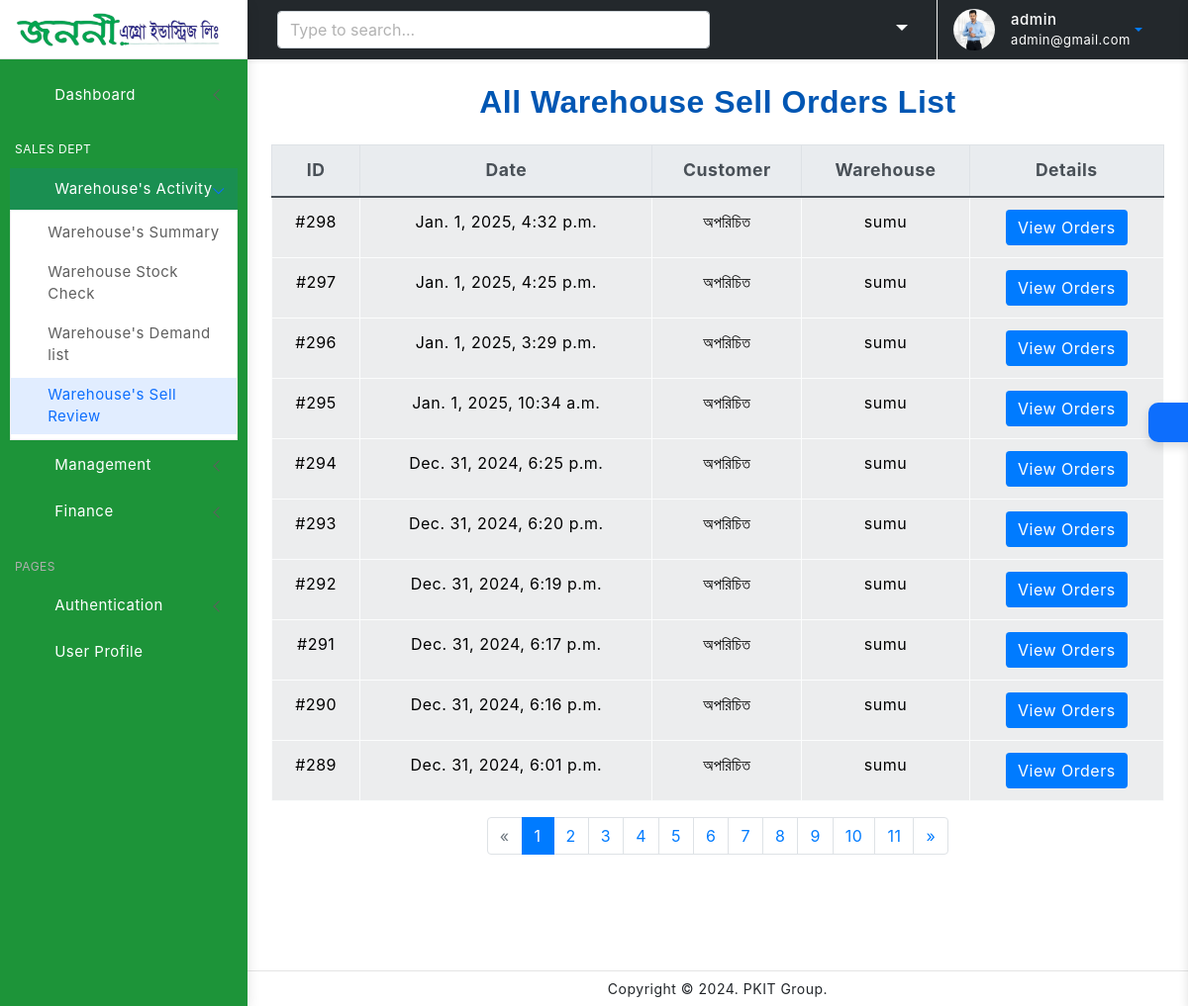
/order/ (signed in), run on the app's committed database.
### user/models.py (models this page shows, shortened)
class Profile(models.Model):
    customer = models.OneToOneField(User, on_delete=models.CASCADE)
    address = models.CharField(max_length=200)
    phone = models.CharField(max_length=50)
    image = models.ImageField(default='default.png', upload_to='profile_images')
    nid = models.CharField(max_length=20, unique=True, blank=True, null= True)
    title= models.CharField(max_length=40, blank=True, null= True)
    salary = models.DecimalField(max_digits=10, decimal_places=2, blank=True, null= True)
    joining_date = models.DateField(blank=True, null= True)
    HEAD_OFFICE = 'HEAD_OFFICE'
    FACTORY = 'FACTORY'
    OTHERS='OTHERS'
    JOB_LOCATION_CHOICES = [
        (HEAD_OFFICE, 'Head Office'),
        (FACTORY, 'Factory'),
        (OTHERS, 'others'),
    ]
    job_location = models.CharField(max_length=20, choices=JOB_LOCATION_CHOICES, blank=True, null= True)
    zones = models.ManyToManyField(Zone, blank=True, verbose_name="Dealer Zones")
    products = models.ManyToManyField(Product, blank=True, verbose_name="Dealer Products")

### dashboard/models.py (models this page shows, shortened)
class FinalOrder(models.Model):
    customer = models.ForeignKey(User, on_delete=models.CASCADE, verbose_name="Customer", blank= True, null= True)
    shop = models.ForeignKey(Shop, on_delete=models.CASCADE, verbose_name="Shop", blank= True, null= True)
    orders = models.ManyToManyField(Order, verbose_name="Select Orders")
    created_at = models.DateTimeField(auto_now_add=True, verbose_name="Date Created")
    net_amount = models.PositiveIntegerField(null=True, verbose_name="Auto")
    note_amount = models.DecimalField(max_digits=10, decimal_places=2, null= True, verbose_name="Received Amount")
    note_write = models.CharField(max_length=200, blank= True, null= True ,verbose_name="Take Note")
    expense_Amount = models.PositiveIntegerField(null=True, blank=False, verbose_name="Expense Amount")
    expense_type = models.CharField(max_length=20, choices= EXPENSE_TYPE_CHOICES, default='Transport', verbose_name="EXPENSE TYPE CHOICES", null=True, blank=True)
    def net_amount(self):
        total_net = 0
        for order in self.orders.all():
            if order.name:
                total_net += order.order_quantity * (order.product_tp or 0)
        return total_net

class Shop(models.Model):
    shop_name = models.CharField(max_length=200, verbose_name="Customer Name")
    shop_owner = models.CharField(max_length=200, verbose_name="Customer Shop Owner", blank=True, null=True)
    shop_phone = models.CharField(max_length=15, verbose_name="Customer Phone",blank=True, null=True)
    shop_nid = models.CharField(max_length=20, verbose_name="Customer NID",blank=True, null=True)
    shop_email = models.EmailField(max_length=254, verbose_name="Customer Email",blank=True, null=True)
    shop_address = models.TextField(verbose_name="Customer Address",blank=True, null=True)
    zone = models.ForeignKey(Zone, on_delete=models.CASCADE, verbose_name="Customer Zone")

### dashboard/decorators.py (the view)
        def wrapper(request, *args, **kwargs):
            group = None
            if request.user.groups.exists():
                group = request.user.groups.all()[0].name
            if group in allowed_roles:
                return view_func(request, *args, **kwargs)
            else:
                return HttpResponse('You are not authorized to view this page')

### dashboard/models.py (called while the page is built)
    def discounted_price(self, timestamp):
        active_offer = self.get_active_offer_at(timestamp)  # Get the active offer at the order's creation time
        if active_offer:
            discount = (self.product_tp * active_offer.discount_percentage) / 100
            return self.product_tp - discount
        return self.product_tp

    def discount(self, timestamp):
        active_offer = self.get_active_offer_at(timestamp)  # Get the active offer at the order's creation time
        if active_offer:
            discount = (self.product_tp * active_offer.discount_percentage) / 100
            return discount
        return 0

    def get_active_offer_at(self, timestamp):
        return self.offers.filter(start_date__lte=timestamp, end_date__gte=timestamp).first()

    def net_amount(self):
        if self.name is None:
            return 0
        return (self.order_quantity or 0) * (self.product_tp or 0)

    def gross_amount(self):
        if self.name is None:
            return 0
        return self.order_quantity * self.name.discounted_price(self.created_at)

    def discount_amount(self):
        if self.name is None:
            return 0
        return self.order_quantity * self.name.discount(self.created_at)

### templates/dashboard/admin_all_orders.html (shortened to what this page needs)
{% extends 'partials/base0.html' %}
{% load static %}
{% block content %}
<div class="page-wrapper">
    <div class="page-content">
        <h2 class="text-center mb-4">All Warehouse Sell Orders List</h2>
        <table class="table table-hover table-striped table-bordered">
            <thead class="thead-light">
                <tr>
                    <th scope="col">ID</th>
                    <th scope="col">Date</th>
                    <th scope="col">Customer</th>
                    <th scope="col">Warehouse</th>
                    <th scope="col">Details</th>
                </tr>
            </thead>
            <tbody>
                {% for final_order in final_orders %}
                <tr class="table-light">
                    <td>#{{ final_order.id }}</td>
                    <td>{{ final_order.created_at }}</td>
                    <td>{{ final_order.shop.shop_name }}</td>
                    <td>{{ final_order.customer }}</td>
                    <td>
                        <button type="button" class="btn btn-primary" data-toggle="collapse" data-target="#orderDetails-{{ final_order.id }}">
                            View Orders
                        </button>
                    </td>
                </tr>
                {% endfor %}
            </tbody>
        </table>
        <nav aria-label="Page navigation example">
            <ul class="pagination justify-content-center">
                {% if final_orders.has_previous %}
                <li class="page-item">
                    <a class="page-link" href="?page={{ final_orders.previous_page_number }}" aria-label="Previous">
                        <span aria-hidden="true">&laquo;</span>
                    </a>
                </li>
                {% else %}
                <li class="page-item disabled">
                    <a class="page-link" href="#" aria-label="Previous">
                        <span aria-hidden="true">&laquo;</span>
                    </a>
                </li>
                {% endif %}
                {% for page_num in final_orders.paginator.page_range %}
                <li class="page-item {% if final_orders.number == page_num %}active{% endif %}">
                    <a class="page-link" href="?page={{ page_num }}">{{ page_num }}</a>
                </li>
                {% endfor %}
                {% if final_orders.has_next %}
                <li class="page-item">
                    <a class="page-link" href="?page={{ final_orders.next_page_number }}" aria-label="Next">
                        <span aria-hidden="true">&raquo;</span>
                    </a>
                </li>
                {% else %}
                <li class="page-item disabled">
                    <a class="page-link" href="#" aria-label="Next">
                        <span aria-hidden="true">&raquo;</span>
                    </a>
                </li>
                {% endif %}
            </ul>
        </nav>
        <link rel="stylesheet" href="https://stackpath.bootstrapcdn.com/bootstrap/4.3.1/css/bootstrap.min.css">
    </div>
</div>
<br><br><br><br>
{% endblock %}

### templates/partials/base0.html (shortened to what this page needs)
<!doctype html>
<html lang="en">
{% load static %}
<head>
	<link href="{% static 'assets/plugins/vectormap/jquery-jvectormap-2.0.2.css' %}" rel="stylesheet"/>
	<link href="{% static 'assets/plugins/simplebar/css/simplebar.css' %}" rel="stylesheet" />
	<link href="{% static 'assets/plugins/perfect-scrollbar/css/perfect-scrollbar.css' %}" rel="stylesheet" />
	<link href="{% static 'assets/plugins/metismenu/css/metisMenu.min.css' %}" rel="stylesheet" />
	<link href="{% static 'assets/css/pace.min.css' %}" rel="stylesheet" />
	<link href="{% static 'assets/css/bootstrap.min.css' %}" rel="stylesheet">
	<link href="{% static 'assets/css/app.css' %}" rel="stylesheet">
	<link href="{% static 'assets/css/icons.css' %}" rel="stylesheet">
	<link rel="stylesheet" href="{% static 'assets/css/dark-theme.css' %}" />
	<link rel="stylesheet" href="{% static 'assets/css/semi-dark.css' %}" />
	<link rel="stylesheet" href="{% static 'assets/css/header-colors.css' %}" />
		<link rel="stylesheet" href="https://use.fontawesome.com/releases/v5.15.2/css/all.css"
>
</head>
<body>
	<div class="wrapper">
		<div class="sidebar-wrapper" data-simplebar="true" style="background-color: #1d9439; " >
			<div class="sidebar-header">
				<div>
					<a href="{% url 'warehouse-index' %}" class="has-arrow">
						<img src="{% static 'assets/images/logo.png' %}" class="logo-icon" alt="logo icon" style="width: 210px; height: 170;">
					</a>
				</div>
				<div class="toggle-icon ms-auto"><i class='bx bx-arrow-to-left'></i>
				</div>
			</div>
			<ul class="metismenu" id="menu" >
				<li>
					{% if is_admin %}
					<a href="{% url 'home' %}" class="has-arrow">
						<div style="color: #FFFFFF; "class="parent-icon"><i class='bx bx-home-circle'></i>
						</div>
						<div class="menu-title" style="color: #FFFFFF;">Dashboard</div>
					</a>
                    {% endif %}
				</li>
				<li class="menu-label" style="color: #FFFFFF;">Sales Dept</li>
				{% if is_admin %}
				<li>
					<a class="has-arrow" href="javascript:;">
						<div style="color: #FFFFFF; " class="parent-icon"><i class='bx bx-bookmark-heart'></i>
						</div>
						<div class="menu-title" style="color: #FFFFFF;">Warehouse's Activity</div>
					</a>
					<ul>
						<li> <a href="{% url 'all_warehouse_stocks' %}"><i class="bx bx-right-arrow-alt"></i>Warehouse's Summary</a></li>
						<li> <a href="{% url 'warehouse_stocks' %}"><i class="bx bx-right-arrow-alt"></i>Warehouse Stock Check</a> </li>
						<li> <a href="{% url 'dealers_demand' %}"><i class="bx bx-right-arrow-alt"></i>Warehouse's Demand list</a> </li>
						<li> <a href="{% url 'order' %}"><i class="bx bx-right-arrow-alt"></i>Warehouse's Sell Review</a></li>
					</ul>
				</li>
				<li>
					<a class="has-arrow" href="javascript:;">
						<div style="color: #FFFFFF; " class="parent-icon"> <i class="bx bx-donate-blood"></i>
						</div>
						<div class="menu-title" style="color: #FFFFFF;">Management</div>
					</a>
				</li>
				{% endif %}
				{% if is_finance %}
				<li>
					<a class="has-arrow" href="javascript:;">
						<div style="color: #FFFFFF; " class="parent-icon"><i class='bx bx-message-square-edit'></i>
						</div>
						<div class="menu-title" style="color: #FFFFFF;">Finance</div>
					</a>
				</li>
				{% endif %}
				<li class="menu-label">Pages</li>
				<li>
					<a class="has-arrow" href="javascript:;">
						<div style="color: #FFFFFF; " class="parent-icon"><i class="bx bx-lock"></i>
						</div>
						<div style="color: #FFFFFF; " class="menu-title">Authentication</div>
					</a>
				</li>
				<li>
					<a href="{% url 'user-profile' %}">
						<div style="color: #FFFFFF; " class="parent-icon"><i class="bx bx-user-circle"></i>
						</div>
						<div class="menu-title" style="color: #FFFFFF;">User Profile</div>
					</a>
				</li>
			</ul>
		</div>
		<header>
			<div class="topbar d-flex align-items-center"  style="background-color:#23282c;" >
				<nav class="navbar navbar-expand">
					<div class="search-bar flex-grow-1">
						<div class="position-relative search-bar-box">
							<input type="text" class="form-control search-control" placeholder="Type to search..."> <span class="position-absolute top-50 search-show translate-middle-y"><i class='bx bx-search'></i></span>
						</div>
					</div>
					<div class="top-menu ms-auto">
						<ul class="navbar-nav align-items-center">
							<li class="nav-item dropdown dropdown-large">
								<a style="color: white;" class="nav-link dropdown-toggle dropdown-toggle-nocaret" href="#" role="button" data-bs-toggle="dropdown" aria-expanded="false">	<i class='bx bx-category'></i>
								</a>
							</li>
						</ul>
					</div>
					<div class="user-box dropdown">
						<a class="d-flex align-items-center nav-link dropdown-toggle dropdown-toggle-nocaret" href="#" role="button" data-bs-toggle="dropdown" aria-expanded="false">
							<img src="{{ user.profile.image.url }}" class="user-img" alt="user avatar">
							<div class="user-info ps-3">
								<p style="color: white;" class="user-name mb-0">{{ user.username }}</p>
								<p style="color: white;" class="designattion mb-0">{{ user.email }}</p>
							</div>
						</a>
					</div>
				</nav>
			</div>
		</header>
        {% block content %}
        {% endblock %}
		<footer class="page-footer">
			<p class="mb-0">Copyright © 2024. PKIT Group.</p>
		</footer>
	</div>
	<div class="switcher-wrapper">
		<div class="switcher-btn"> <i class='bx bx-cog bx-spin'></i>
		</div>
	</div>
</body>
</html>

### templates/dashboard/admin_all_orders.html (style rules this page uses)
h2 { font-family: 'Arial', sans-serif; font-weight: bold; color: #0056b3; }
table { background-color: #ffffff; }
th, td { text-align: center; }
thead th { background-color: #343a40; color: #ffffff; font-weight: bold; font-size: 1.1rem; text-align: center; }
tbody tr { transition: background-color 0.3s ease; }
.btn-primary { background-color: #007bff; border: none; transition: background-color 0.3s ease; }

### data on the page
FinalOrder: id "298", created_at "Jan. 1, 2025, 4:32 p.m.", shop.shop_name "অপরিচিত", customer "sumu"
FinalOrder: id "297", created_at "Jan. 1, 2025, 4:25 p.m.", shop.shop_name "অপরিচিত", customer "sumu"
FinalOrder: id "296", created_at "Jan. 1, 2025, 3:29 p.m.", shop.shop_name "অপরিচিত", customer "sumu"
FinalOrder: id "295", created_at "Jan. 1, 2025, 10:34 a.m.", shop.shop_name "অপরিচিত", customer "sumu"
FinalOrder: id "294", created_at "Dec. 31, 2024, 6:25 p.m.", shop.shop_name "অপরিচিত", customer "sumu"
FinalOrder: id "293", created_at "Dec. 31, 2024, 6:20 p.m.", shop.shop_name "অপরিচিত", customer "sumu"
FinalOrder: id "292", created_at "Dec. 31, 2024, 6:19 p.m.", shop.shop_name "অপরিচিত", customer "sumu"
FinalOrder: id "291", created_at "Dec. 31, 2024, 6:17 p.m.", shop.shop_name "অপরিচিত", customer "sumu"
FinalOrder: id "290", created_at "Dec. 31, 2024, 6:16 p.m.", shop.shop_name "অপরিচিত", customer "sumu"
FinalOrder: id "289", created_at "Dec. 31, 2024, 6:01 p.m.", shop.shop_name "অপরিচিত", customer "sumu"

### other printed values
{{ user.username }} "admin"
{{ user.email }} "admin@gmail.com"
{{ page_num }} "1" "2" "3" "4" "5" "6" "7" "8" "9" "10" "11"
